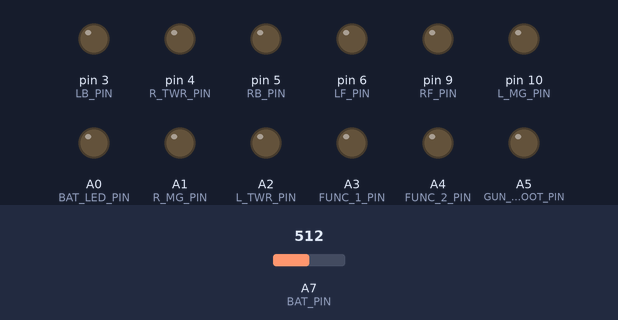
A sketch run on a simulated Arduino Nano, built with avr-gcc and run on an emulated ATmega328P. On the bench: output pins drawn as LEDs (lit = HIGH). Dashed ring = blinking. Inputs (shaded band) come from the test bench; at power-on: A7 (BAT_PIN) = 512. No radio packets arrive unless stated.

Above: at 0.6 s.
At 2.9 s:
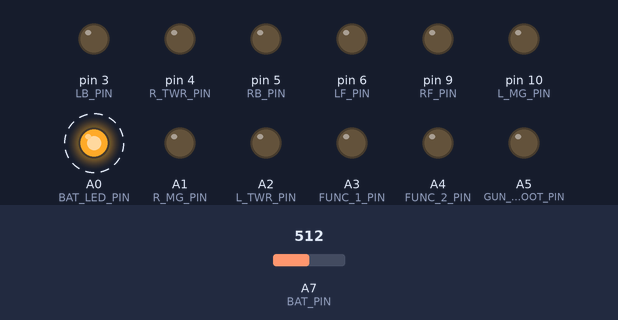
Timing chart, 0 to 3.2 s (numbered marks = the images above):
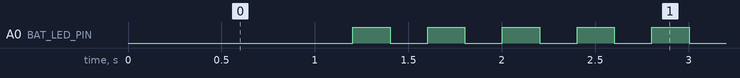

The sketch:

Tank_RX.ino
```cpp
//
// Old toy Abrams tank, radio replaced with this.
//

//#define TRACE

void setup() {

#ifdef TRACE
  Serial.begin(115200);
  while (!Serial) {
    // some boards need to wait to ensure access to serial over USB
  }
#endif // TRACE

  initBatteryMonitor();

#ifdef TRACE
  Serial.println(F("Tank Receiver (nRF24L01)"));
#endif // TRACE

  initRf24(false,  // true = TX role, false = RX role
           false); // false uses address[0] (pipe 0) to transmit, true uses address[1] (pipe 1) to transmit. Receiver listens to either pipe.

  initActuators();
}

// For this example, we'll be using a payload containing
// a single float number that will be incremented
// on every successful transmission
float payload = 0.0f;
bool led_on = false;
int controls[8];
unsigned long last_rx = 0L; // ms

void loop() {

  if(workRf24()) {

    last_rx = millis();

#ifdef TRACE
    Serial.print(controls[0]); Serial.print(" ");
    Serial.print(controls[1]); Serial.print(" ");
    Serial.print(controls[2]); Serial.print(" ");
    Serial.print(controls[3]); Serial.print(" ");
    Serial.print(controls[4]); Serial.print(" ");
    Serial.print(controls[5]); Serial.print(" ");
    Serial.print(controls[6]); Serial.print(" ");
    Serial.print(controls[7]); Serial.println("");
#endif // TRACE

    workActuators();
  }

  // to make this example readable in the serial monitor
  //delay(1000);  // slow transmissions down by 1 second

  led_on = !led_on;

  //digitalWrite(LED_BUILTIN, led_on ? HIGH : LOW);

  if(millis() - last_rx > 1000L) {
    feather_all();
  }

  monitorBattery();
}
```

Actuators.ino
```cpp
// Track motors:
#define LF_PIN 6
#define LB_PIN 3
#define RF_PIN 9
#define RB_PIN 5

// Tower action:
#define L_TWR_PIN A2
#define R_TWR_PIN 4
#define L_MG_PIN 10
#define R_MG_PIN A1

// TBD functions:
#define FUNC_1_PIN A3
#define FUNC_2_PIN A4
#define GUN_SHOOT_PIN A5

void initActuators()
{
  pinMode(LF_PIN, OUTPUT);
  pinMode(LB_PIN, OUTPUT);
  pinMode(RF_PIN, OUTPUT);
  pinMode(RB_PIN, OUTPUT);

  pinMode(L_TWR_PIN, OUTPUT);
  pinMode(R_TWR_PIN, OUTPUT);
  pinMode(L_MG_PIN, OUTPUT);
  pinMode(R_MG_PIN, OUTPUT);

  pinMode(FUNC_1_PIN, OUTPUT);
  pinMode(FUNC_2_PIN, OUTPUT);
  pinMode(GUN_SHOOT_PIN, OUTPUT);

  feather_all();
}

void feather_all()
{
  // stop/feather all actions, idle everything.
#ifdef TRACE
  Serial.println("feather_all()");
#endif // TRACE
  digitalWrite(LF_PIN, LOW);
  digitalWrite(LB_PIN, LOW);
  digitalWrite(RF_PIN, LOW);
  digitalWrite(RB_PIN, LOW);

  digitalWrite(L_TWR_PIN, LOW);
  digitalWrite(R_TWR_PIN, LOW);
  digitalWrite(L_MG_PIN, LOW);
  digitalWrite(R_MG_PIN, LOW);

  digitalWrite(FUNC_1_PIN, LOW);
  digitalWrite(FUNC_2_PIN, LOW);
  digitalWrite(GUN_SHOOT_PIN, LOW);
}

#define DEAD_ZONE 30

void workActuators()
{
  // Track driving motors.
  // received values go from -1020 to 1020, analogWrite values from 0 to 255

  int left_sp = controls[2] / 4;
  int right_sp = controls[1] / 4;

  if(abs(left_sp) < DEAD_ZONE) {
    digitalWrite(LF_PIN, LOW);
    digitalWrite(LB_PIN, LOW);
  } else if(left_sp > 0) {
    analogWrite(LF_PIN, left_sp);
    digitalWrite(LB_PIN, LOW);
  } else {
    digitalWrite(LF_PIN, LOW);
    analogWrite(LB_PIN, -left_sp);
  }

  if(abs(right_sp) < DEAD_ZONE) {
    digitalWrite(RF_PIN, LOW);
    digitalWrite(RB_PIN, LOW);
  } else if(right_sp > 0) {
    analogWrite(RF_PIN, right_sp);
    digitalWrite(RB_PIN, LOW);
  } else {
    digitalWrite(RF_PIN, LOW);
    analogWrite(RB_PIN, -right_sp);
  }

  // Tower turn controls - left and right bumpers.
  bool twr_left = controls[4] > 0;
  bool twr_right = controls[5] > 0;

  digitalWrite(L_TWR_PIN, twr_left ? HIGH : LOW);
  digitalWrite(R_TWR_PIN, twr_right ? HIGH : LOW);

  // Commander turn and machine gun controls - right stick horizontal or left trigger.
  bool mg_left = controls[0] < -500 || controls[7] > 500 ;
  bool mg_right = controls[0] > 500;

  digitalWrite(L_MG_PIN, mg_left ? HIGH : LOW);
  digitalWrite(R_MG_PIN, mg_right ? HIGH : LOW);

  // Gun shoot - right trigger
  digitalWrite(GUN_SHOOT_PIN, controls[6] > 500 ? HIGH : LOW);

  // No idea where these two are connected:
  //digitalWrite(FUNC_1_PIN, controls[4] > 0 ? HIGH : LOW);
  //digitalWrite(FUNC_2_PIN, controls[5] > 0 ? HIGH : LOW);
}
```

BatteryMonitor.ino
```cpp
// battery voltage 1:3, red LED and Buzzer to warn of low voltage:
#define BAT_PIN A7
#define BAT_LED_PIN A0

// EMA period to smooth wheels movement. 100 is smooth but fast, 300 is slow.
const int EmaPeriod = 1000;

template<typename Type>
class Ema
{

public:
	inline Ema() {};
	inline ~Ema() {};

	inline void init(int period)
	{
		emaPeriod = period;
		multiplier = 2.0 / (1.0 + emaPeriod);
		valuePrev = NAN;
	};

	const inline Type Compute(Type val)
	{
		const Type valEma = emaPeriod <= 1 || isnan(valuePrev) ? val : ((val - valuePrev) * multiplier + valuePrev);
		valuePrev = valEma;
		return valEma;
	};

	const inline Type ValuePrev() { return valuePrev; };

	inline void Reset()	{ valuePrev = NAN; };

private:
	// variables :
	Type valuePrev{NAN};
	int emaPeriod{0};
	Type multiplier;
};

Ema<float> bat_ema;

void initBatteryMonitor()
{
  // can't use LED_BUILTIN pin 13 on Uno
  pinMode(BAT_LED_PIN, OUTPUT);
  digitalWrite(BAT_LED_PIN, LOW);

  bat_ema.init(EmaPeriod);

  analogReference(EXTERNAL);
}

void monitorBattery()
{
  int bat = analogRead(BAT_PIN);

  if(bat > 100) {
    // only if there is actual connection to the battery
    /*
    {
      float v_bat = bat * 8.54 / 739.0;

      Serial.print("Bat: ");
      Serial.print(bat);
      Serial.print("  VBat: ");
      Serial.println(v_bat);
    }
    */

    bat = (int)bat_ema.Compute((float)bat);

    /*
    {
      float v_bat = bat * 8.54 / 739.0;

      Serial.print("Bat: ");
      Serial.print(bat);
      Serial.print("  VBat: ");
      Serial.println(v_bat);
    }
    */

    // 517 is reading at 6.00V battery voltage:
    if(millis() > 1000 && bat < 517) {
      feather_all();
      while(true) { // freeze. Battery too low.
        delay(200);
        digitalWrite(BAT_LED_PIN, HIGH);
        delay(200);
        digitalWrite(BAT_LED_PIN, LOW);
      }
    }
  }
}
```

RF24.ino
```cpp
// (licence header left out)
/**
 * A simple example of sending data from 1 nRF24L01 transceiver to another.
 *
 * This example was written to be used on 2 devices acting as "nodes".
 * Use the Serial Monitor to change each node's behavior.
 */
#include <SPI.h>
#include "printf.h"
#include "RF24.h"

#define CE_PIN 7
#define CSN_PIN 8

// instantiate an object for the nRF24L01 transceiver
RF24 radio(CE_PIN, CSN_PIN);

// Let these addresses be used for the pair
uint8_t address[][6] = { "1Node", "2Node" };
// It is very helpful to think of an address as a path instead of as
// an identifying device destination

// to use different addresses on a pair of radios, we need a variable to
// uniquely identify which address this radio will use to transmit
//bool radioNumber = 1;  // false uses address[0] (pipe 0) to transmit, true uses address[1] (pipe 1) to transmit

// Used to control whether this node is sending or receiving
bool role = false;  // true = TX role, false = RX role

void initRf24(bool isTx, bool radioNumber) {

  role = isTx;

  // initialize the transceiver on the SPI bus
  if (!radio.begin()) {
#ifdef TRACE
    Serial.println(F("radio hardware is not responding!!"));
#endif // TRACE
    //digitalWrite(GREEN_LED_PIN, LOW);
    //digitalWrite(RED_LED_PIN, HIGH);
    while (1) {}  // hold in infinite loop
  }

#ifdef TRACE
  Serial.print(F("radioNumber = "));
  Serial.println((int)radioNumber);
#endif // TRACE

  // Set the PA Level low to try preventing power supply related problems
  // because these examples are likely run with nodes in close proximity to
  // each other.
  radio.setPALevel(RF24_PA_LOW);  // RF24_PA_MAX is default.
  //radio.setPALevel(RF24_PA_MAX);  // RF24_PA_MAX is default.

  // save on transmission time by setting the radio to only transmit the
  // number of bytes we need to transmit a float
  //radio.setPayloadSize(sizeof(payload));  // float datatype occupies 4 bytes
  radio.setPayloadSize(sizeof(controls));  // float datatype occupies 4 bytes

  // set the TX address of the RX node into the TX pipe
  radio.openWritingPipe(address[radioNumber]);  // always uses pipe 0

  // set the RX address of the TX node into a RX pipe
  radio.openReadingPipe(1, address[!radioNumber]);  // using pipe 1

  // additional setup specific to the node's role
  if (role) {
    radio.stopListening();  // put radio in TX mode
  } else {
    radio.startListening();  // put radio in RX mode
  }

  // For debugging info
  // printf_begin();             // needed only once for printing details
  // radio.printDetails();       // (smaller) function that prints raw register values
  // radio.printPrettyDetails(); // (larger) function that prints human readable data

}  // setup

bool workRf24() {

  bool ret = false;

  if (role) {
    // This device is a TX node

    unsigned long start_timer = micros();                // start the timer
    //bool report = radio.write(&payload, sizeof(float));  // transmit & save the report
    bool report = radio.write(controls, sizeof(controls));  // transmit & save the report
    unsigned long end_timer = micros();                  // end the timer

    if (report) {
#ifdef TRACE
      Serial.print(F("Transmission successful! "));  // payload was delivered
      Serial.print(F("Time to transmit = "));
      Serial.print(end_timer - start_timer);  // print the timer result
      Serial.println(F(" us"));
      //Serial.print(F(" us. Sent: "));
      //Serial.println(payload);  // print payload sent
#endif // TRACE
      //payload += 0.01;          // increment float payload
      ret = true;
#ifdef TRACE
    } else {
      Serial.println(F("Transmission failed or timed out"));  // payload was not delivered
#endif // TRACE
    }

  } else {
    // This device is a RX node

    uint8_t pipe;
    if (radio.available(&pipe)) {              // is there a payload? get the pipe number that recieved it
      uint8_t bytes = radio.getPayloadSize();  // get the size of the payload
      //radio.read(&payload, bytes);             // fetch payload from FIFO
      radio.read(controls, bytes);             // fetch payload from FIFO
#ifdef TTRACE
      Serial.print(F("Received "));
      Serial.print(bytes);  // print the size of the payload
      Serial.print(F(" bytes on pipe "));
      Serial.print(pipe);  // print the pipe number
      Serial.print(F(": "));
      Serial.println(payload);  // print the payload's value
#endif // TRACE
      ret = true;
    }

  }  // role

  return ret;
}  // loop
```

Measured:
- by itself, A0 (BAT_LED_PIN): alternates HIGH for 0.20 s and LOW for 0.20 s
